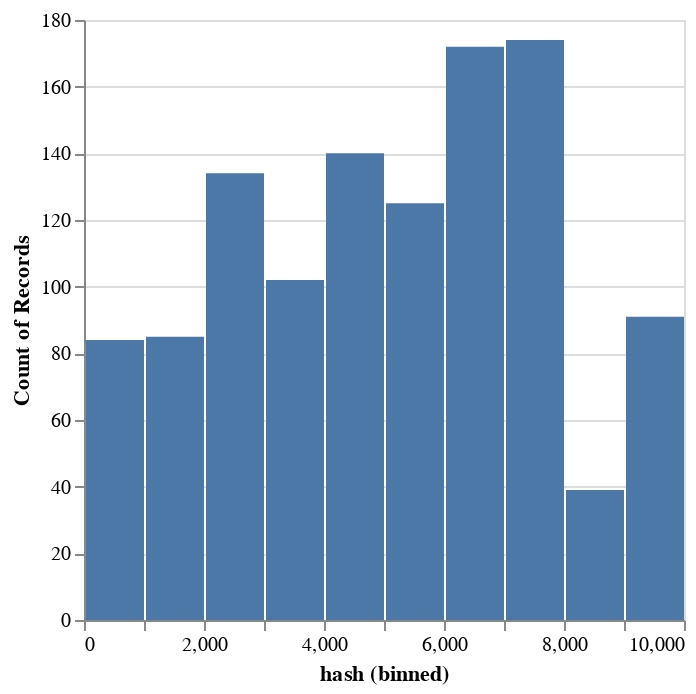

Notebook source saved alongside this figure:
### Code cell
data = data.with_columns(
    data["key"]
        .map_elements(
            lambda t:
            int(sha256(t.rsplit("_", maxsplit=1)[0].encode()).hexdigest(), 16) % 10000
        )
        .alias("hash")
)
data["hash"].plot.hist()

### Figure 1 — Vega-Lite specification as saved in the notebook (floating-point values rounded to 4 significant figures; data arrays with more than 128 entries replaced by an {"elided": "..."} marker saying what was removed)
{"config": {"view": {"continuousWidth": 300, "continuousHeight": 300}}, "data": {"name": "data-50ec92011da15ab2263fce2508ef6b5f"}, "mark": {"type": "bar", "tooltip": true}, "encoding": {"x": {"bin": true, "field": "hash", "type": "quantitative"}, "y": {"aggregate": "count", "type": "quantitative"}}, "params": [{"name": "param_1", "select": {"type": "interval", "encodings": ["x", "y"]}, "bind": "scales"}], "$schema": "https://vega.github.io/schema/vega-lite/v5.20.1.json", "datasets": {"data-50ec92011da15ab2263fce2508ef6b5f": {"elided": "1146 records"}}}
